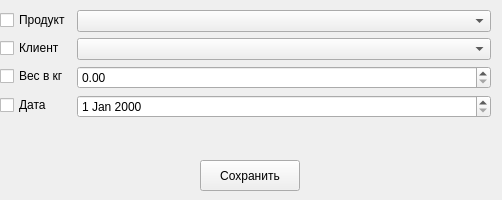
<?xml version="1.0" encoding="UTF-8"?>
<ui version="4.0">
 <class>Form</class>
 <widget class="QWidget" name="Form">
  <property name="geometry">
   <rect>
    <x>0</x>
    <y>0</y>
    <width>502</width>
    <height>200</height>
   </rect>
  </property>
  <property name="sizePolicy">
   <sizepolicy hsizetype="Preferred" vsizetype="Preferred">
    <horstretch>0</horstretch>
    <verstretch>0</verstretch>
   </sizepolicy>
  </property>
  <property name="maximumSize">
   <size>
    <width>502</width>
    <height>200</height>
   </size>
  </property>
  <property name="windowTitle">
   <string>Form</string>
  </property>
  <widget class="QWidget" name="widget" native="true">
   <property name="geometry">
    <rect>
     <x>0</x>
     <y>10</y>
     <width>491</width>
     <height>141</height>
    </rect>
   </property>
   <property name="sizePolicy">
    <sizepolicy hsizetype="Expanding" vsizetype="Preferred">
     <horstretch>0</horstretch>
     <verstretch>0</verstretch>
    </sizepolicy>
   </property>
   <layout class="QFormLayout" name="formLayout">
    <item row="0" column="0">
     <widget class="QCheckBox" name="pB">
      <property name="text">
       <string>Продукт</string>
      </property>
     </widget>
    </item>
    <item row="0" column="1">
     <widget class="QComboBox" name="product"/>
    </item>
    <item row="2" column="0">
     <widget class="QCheckBox" name="vB">
      <property name="text">
       <string>Вес в кг</string>
      </property>
     </widget>
    </item>
    <item row="2" column="1">
     <widget class="QDoubleSpinBox" name="volume">
      <property name="maximum">
       <double>10000000000000000139372116959414099130712064.000000000000000</double>
      </property>
     </widget>
    </item>
    <item row="3" column="0">
     <widget class="QCheckBox" name="dB">
      <property name="text">
       <string>Дата</string>
      </property>
     </widget>
    </item>
    <item row="3" column="1">
     <widget class="QDateEdit" name="date"/>
    </item>
    <item row="1" column="0">
     <widget class="QCheckBox" name="cB">
      <property name="text">
       <string>Клиент</string>
      </property>
     </widget>
    </item>
    <item row="1" column="1">
     <widget class="QComboBox" name="client"/>
    </item>
   </layout>
  </widget>
  <widget class="QPushButton" name="btn">
   <property name="geometry">
    <rect>
     <x>200</x>
     <y>160</y>
     <width>100</width>
     <height>31</height>
    </rect>
   </property>
   <property name="text">
    <string>Сохранить</string>
   </property>
  </widget>
 </widget>
 <resources/>
 <connections/>
</ui>
